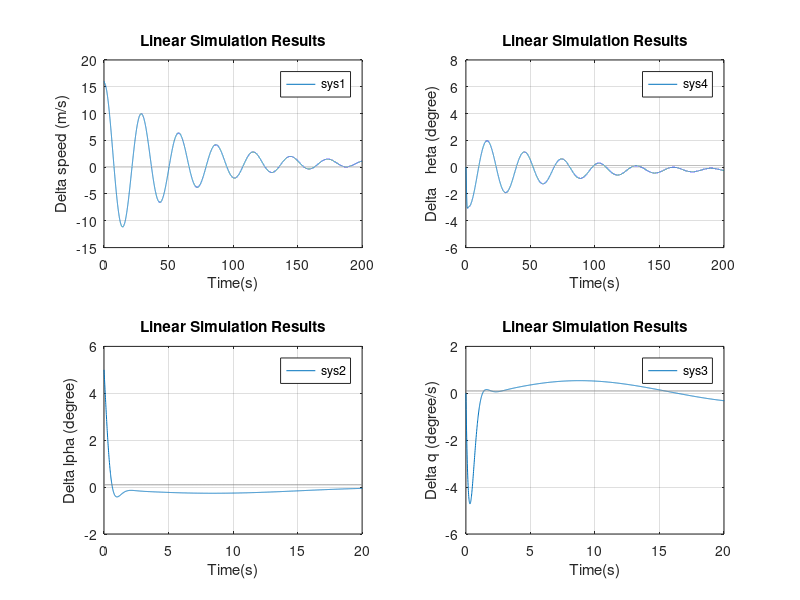
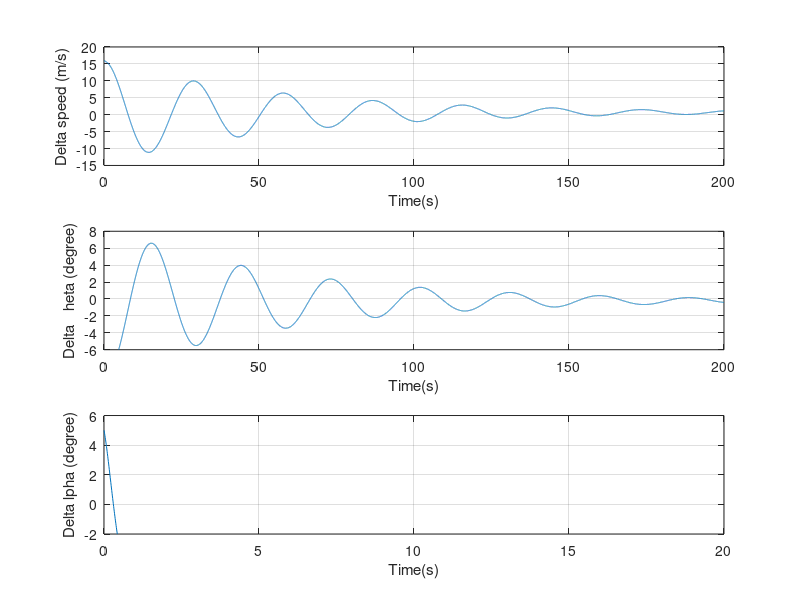

Here is the MATLAB script that generated these plots, in order:
clear; clc;

% P467 example on Book PSDC
A = [-0.0453   0.0363  0       -0.1859;
     -0.3717  -2.0354  0.9723   0;
      0.3398  -7.0301 -2.9767   0;
      0        0       1        0];
  
B = [0; -0.1609; -11.8674; 0];

[x, y] = eig(A);
lambda = diag(y);

C1 = [1 0 0 0];
C2 = [0 1 0 0];
C3 = [0 0 1 0];
C4 = [0 0 0 1];

D = 0;

delta_alpha = 5;
x_0 = [0; delta_alpha; 0; 0];
x_1 = [16; delta_alpha; 0; 0];
x_2 = [0; delta_alpha; 0; -6];
x_3 = [0; 5 / 57.3; 0; 0];

t = 0:0.01:199.99;
u = (0.1*ones(1, length(t)));

sys1 = ss(A, B, C1, D); % u
sys2 = ss(A, B, C2, D); % delta_alpha
sys3 = ss(A, B, C3, D); % q
sys4 = ss(A, B, C4, D); % delta_theta

figure(1);
subplot(2,2,1);
lsim(sys1, u, t, x_1);
y = lsim(sys1, u, t, x_1);
xlabel("Time(s)"), ylabel("\Delta speed (m/s)"), grid on;
axis([0 200 -15 20 ]);

subplot(2,2,2);
lsim(sys4, u, t, x_0);
xlabel("Time(s)"), ylabel("\Delta \theta (degree)"), grid on;
axis([0 200 -6 8]);

subplot(2,2,3);
lsim(sys2, u, t, x_0);
xlabel("Time(s)"), ylabel("\Delta \alpha (degree)"), grid on;
axis([0 20 -2 6]);

subplot(2,2,4);
lsim(sys3, u, t, x_0);
xlabel("Time(s)"), ylabel("\Delta q (degree/s)"), grid on;
axis([0 20 -6 2]);


figure(2);
subplot(3, 1, 1);
temp = y';
plot(t, temp);
xlabel("Time(s)"), ylabel("\Delta speed (m/s)"), grid on;
axis([0 200 -15 20]);

subplot(3, 1, 2);
y1 = lsim(sys4, u, t, x_2);
temp1 = y1';
plot(t, temp1);
xlabel("Time(s)"), ylabel("\Delta \theta (degree)"), grid on;
axis([0 200 -6 8]);

subplot(3, 1, 3);
y2 = lsim(sys2, u, t, x_3);
temp2 = y2';
plot(t, temp2 * 57.3);
xlabel("Time(s)"), ylabel("\Delta \alpha (degree)"), grid on;
axis([0 20 -2 6]);



